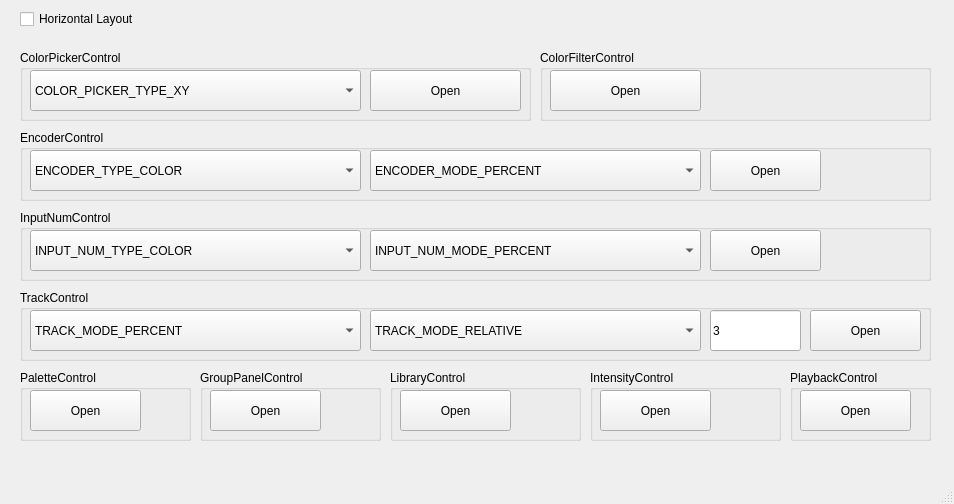
<?xml version="1.0" encoding="UTF-8"?>
<ui version="4.0">
 <class>MainWindow</class>
 <widget class="QMainWindow" name="MainWindow">
  <property name="geometry">
   <rect>
    <x>0</x>
    <y>0</y>
    <width>954</width>
    <height>504</height>
   </rect>
  </property>
  <property name="windowTitle">
   <string>MainWindow</string>
  </property>
  <widget class="QWidget" name="centralwidget">
   <widget class="QGroupBox" name="groupBox">
    <property name="geometry">
     <rect>
      <x>20</x>
      <y>50</y>
      <width>511</width>
      <height>71</height>
     </rect>
    </property>
    <property name="title">
     <string>ColorPickerControl</string>
    </property>
    <widget class="QPushButton" name="ColorPickerControl_Fake_Open">
     <property name="geometry">
      <rect>
       <x>350</x>
       <y>20</y>
       <width>151</width>
       <height>41</height>
      </rect>
     </property>
     <property name="text">
      <string>Open</string>
     </property>
    </widget>
    <widget class="QComboBox" name="ColorPickerControl_Fake_Type">
     <property name="geometry">
      <rect>
       <x>10</x>
       <y>20</y>
       <width>331</width>
       <height>41</height>
      </rect>
     </property>
     <item>
      <property name="text">
       <string>COLOR_PICKER_TYPE_XY</string>
      </property>
     </item>
     <item>
      <property name="text">
       <string>COLOR_PICKER_TYPE_RGB</string>
      </property>
     </item>
    </widget>
   </widget>
   <widget class="QGroupBox" name="groupBox_3">
    <property name="geometry">
     <rect>
      <x>20</x>
      <y>130</y>
      <width>911</width>
      <height>71</height>
     </rect>
    </property>
    <property name="title">
     <string>EncoderControl</string>
    </property>
    <widget class="QComboBox" name="EncoderControl_Fake_Mode">
     <property name="geometry">
      <rect>
       <x>350</x>
       <y>20</y>
       <width>331</width>
       <height>41</height>
      </rect>
     </property>
     <item>
      <property name="text">
       <string>ENCODER_MODE_PERCENT</string>
      </property>
     </item>
     <item>
      <property name="text">
       <string>ENCODER_MODE_255</string>
      </property>
     </item>
     <item>
      <property name="text">
       <string>ENCODER_MODE_ANGLE</string>
      </property>
     </item>
    </widget>
    <widget class="QComboBox" name="EncoderControl_Fake_Type">
     <property name="geometry">
      <rect>
       <x>10</x>
       <y>20</y>
       <width>331</width>
       <height>41</height>
      </rect>
     </property>
     <item>
      <property name="text">
       <string>ENCODER_TYPE_COLOR</string>
      </property>
     </item>
     <item>
      <property name="text">
       <string>ENCODER_TYPE_POSITION</string>
      </property>
     </item>
     <item>
      <property name="text">
       <string>ENCODER_TYPE_GOBO</string>
      </property>
     </item>
     <item>
      <property name="text">
       <string>ENCODER_TYPE_BEAM_SHUTTER</string>
      </property>
     </item>
     <item>
      <property name="text">
       <string>ENCODER_TYPE_CONTROL</string>
      </property>
     </item>
    </widget>
    <widget class="QPushButton" name="EncoderControl_Fake_Open">
     <property name="geometry">
      <rect>
       <x>690</x>
       <y>20</y>
       <width>111</width>
       <height>41</height>
      </rect>
     </property>
     <property name="text">
      <string>Open</string>
     </property>
    </widget>
   </widget>
   <widget class="QGroupBox" name="groupBox_2">
    <property name="geometry">
     <rect>
      <x>540</x>
      <y>50</y>
      <width>391</width>
      <height>71</height>
     </rect>
    </property>
    <property name="title">
     <string>ColorFilterControl</string>
    </property>
    <widget class="QPushButton" name="ColorFilterControl_Fake_Open">
     <property name="geometry">
      <rect>
       <x>10</x>
       <y>20</y>
       <width>151</width>
       <height>41</height>
      </rect>
     </property>
     <property name="text">
      <string>Open</string>
     </property>
    </widget>
   </widget>
   <widget class="QGroupBox" name="groupBox_4">
    <property name="geometry">
     <rect>
      <x>20</x>
      <y>210</y>
      <width>911</width>
      <height>71</height>
     </rect>
    </property>
    <property name="title">
     <string>InputNumControl</string>
    </property>
    <widget class="QComboBox" name="InputNumControl_Fake_Mode">
     <property name="geometry">
      <rect>
       <x>350</x>
       <y>20</y>
       <width>331</width>
       <height>41</height>
      </rect>
     </property>
     <item>
      <property name="text">
       <string>INPUT_NUM_MODE_PERCENT</string>
      </property>
     </item>
     <item>
      <property name="text">
       <string>INPUT_NUM_MODE_255</string>
      </property>
     </item>
     <item>
      <property name="text">
       <string>INPUT_NUM_MODE_ANGLE</string>
      </property>
     </item>
    </widget>
    <widget class="QComboBox" name="InputNumControl_Fake_Type">
     <property name="geometry">
      <rect>
       <x>10</x>
       <y>20</y>
       <width>331</width>
       <height>41</height>
      </rect>
     </property>
     <item>
      <property name="text">
       <string>INPUT_NUM_TYPE_COLOR</string>
      </property>
     </item>
     <item>
      <property name="text">
       <string>INPUT_NUM_TYPE_POSITION</string>
      </property>
     </item>
     <item>
      <property name="text">
       <string>INPUT_NUM_TYPE_GOBO</string>
      </property>
     </item>
     <item>
      <property name="text">
       <string>INPUT_NUM_TYPE_BEAM_SHUTTER</string>
      </property>
     </item>
     <item>
      <property name="text">
       <string>INPUT_NUM_TYPE_CONTROL</string>
      </property>
     </item>
    </widget>
    <widget class="QPushButton" name="InputNumControl_Fake_Open">
     <property name="geometry">
      <rect>
       <x>690</x>
       <y>20</y>
       <width>111</width>
       <height>41</height>
      </rect>
     </property>
     <property name="text">
      <string>Open</string>
     </property>
    </widget>
   </widget>
   <widget class="QGroupBox" name="groupBox_5">
    <property name="geometry">
     <rect>
      <x>20</x>
      <y>290</y>
      <width>911</width>
      <height>71</height>
     </rect>
    </property>
    <property name="title">
     <string>TrackControl</string>
    </property>
    <widget class="QComboBox" name="TrackControl_Fake_Mode">
     <property name="geometry">
      <rect>
       <x>10</x>
       <y>20</y>
       <width>331</width>
       <height>41</height>
      </rect>
     </property>
     <item>
      <property name="text">
       <string>TRACK_MODE_PERCENT</string>
      </property>
     </item>
     <item>
      <property name="text">
       <string>TRACK_MODE_255</string>
      </property>
     </item>
     <item>
      <property name="text">
       <string>TRACK_MODE_ANGLE</string>
      </property>
     </item>
    </widget>
    <widget class="QComboBox" name="TrackControl_Fake_ValueMode">
     <property name="geometry">
      <rect>
       <x>350</x>
       <y>20</y>
       <width>331</width>
       <height>41</height>
      </rect>
     </property>
     <item>
      <property name="text">
       <string>TRACK_MODE_RELATIVE</string>
      </property>
     </item>
     <item>
      <property name="text">
       <string>TRACK_MODE_ABSOLUTE </string>
      </property>
     </item>
    </widget>
    <widget class="QPushButton" name="TrackControl_Fake_Open">
     <property name="geometry">
      <rect>
       <x>790</x>
       <y>20</y>
       <width>111</width>
       <height>41</height>
      </rect>
     </property>
     <property name="text">
      <string>Open</string>
     </property>
    </widget>
    <widget class="QLineEdit" name="TrackControl_Fake_PointCount">
     <property name="geometry">
      <rect>
       <x>690</x>
       <y>20</y>
       <width>91</width>
       <height>41</height>
      </rect>
     </property>
     <property name="toolTip">
      <string>Number of points</string>
     </property>
     <property name="statusTip">
      <string/>
     </property>
     <property name="inputMask">
      <string/>
     </property>
     <property name="text">
      <string>3</string>
     </property>
     <property name="maxLength">
      <number>3</number>
     </property>
    </widget>
   </widget>
   <widget class="QGroupBox" name="groupBox_6">
    <property name="geometry">
     <rect>
      <x>20</x>
      <y>370</y>
      <width>171</width>
      <height>71</height>
     </rect>
    </property>
    <property name="title">
     <string>PaletteControl</string>
    </property>
    <widget class="QPushButton" name="PalletControl_Fake_Open">
     <property name="geometry">
      <rect>
       <x>10</x>
       <y>20</y>
       <width>111</width>
       <height>41</height>
      </rect>
     </property>
     <property name="text">
      <string>Open</string>
     </property>
    </widget>
   </widget>
   <widget class="QGroupBox" name="groupBox_7">
    <property name="geometry">
     <rect>
      <x>200</x>
      <y>370</y>
      <width>181</width>
      <height>71</height>
     </rect>
    </property>
    <property name="title">
     <string>GroupPanelControl</string>
    </property>
    <widget class="QPushButton" name="GroupPanelControl_Fake_Open">
     <property name="geometry">
      <rect>
       <x>10</x>
       <y>20</y>
       <width>111</width>
       <height>41</height>
      </rect>
     </property>
     <property name="text">
      <string>Open</string>
     </property>
    </widget>
   </widget>
   <widget class="QGroupBox" name="groupBox_8">
    <property name="geometry">
     <rect>
      <x>390</x>
      <y>370</y>
      <width>191</width>
      <height>71</height>
     </rect>
    </property>
    <property name="title">
     <string>LibraryControl</string>
    </property>
    <widget class="QPushButton" name="LibraryControl_Fake_Open">
     <property name="geometry">
      <rect>
       <x>10</x>
       <y>20</y>
       <width>111</width>
       <height>41</height>
      </rect>
     </property>
     <property name="text">
      <string>Open</string>
     </property>
    </widget>
   </widget>
   <widget class="QGroupBox" name="groupBox_9">
    <property name="geometry">
     <rect>
      <x>590</x>
      <y>370</y>
      <width>191</width>
      <height>71</height>
     </rect>
    </property>
    <property name="title">
     <string>IntensityControl</string>
    </property>
    <widget class="QPushButton" name="IntensityControl_Fake_Open">
     <property name="geometry">
      <rect>
       <x>10</x>
       <y>20</y>
       <width>111</width>
       <height>41</height>
      </rect>
     </property>
     <property name="text">
      <string>Open</string>
     </property>
    </widget>
   </widget>
   <widget class="QGroupBox" name="groupBox_10">
    <property name="geometry">
     <rect>
      <x>790</x>
      <y>370</y>
      <width>141</width>
      <height>71</height>
     </rect>
    </property>
    <property name="title">
     <string>PlaybackControl</string>
    </property>
    <widget class="QPushButton" name="PlaybackControl_Fake_Open">
     <property name="geometry">
      <rect>
       <x>10</x>
       <y>20</y>
       <width>111</width>
       <height>41</height>
      </rect>
     </property>
     <property name="text">
      <string>Open</string>
     </property>
    </widget>
   </widget>
   <widget class="QCheckBox" name="checkBox_HorizontalLayout">
    <property name="geometry">
     <rect>
      <x>20</x>
      <y>10</y>
      <width>181</width>
      <height>18</height>
     </rect>
    </property>
    <property name="text">
     <string>Horizontal Layout</string>
    </property>
   </widget>
  </widget>
  <widget class="QMenuBar" name="menubar">
   <property name="geometry">
    <rect>
     <x>0</x>
     <y>0</y>
     <width>954</width>
     <height>26</height>
    </rect>
   </property>
  </widget>
  <widget class="QStatusBar" name="statusbar"/>
 </widget>
 <resources/>
 <connections/>
</ui>
